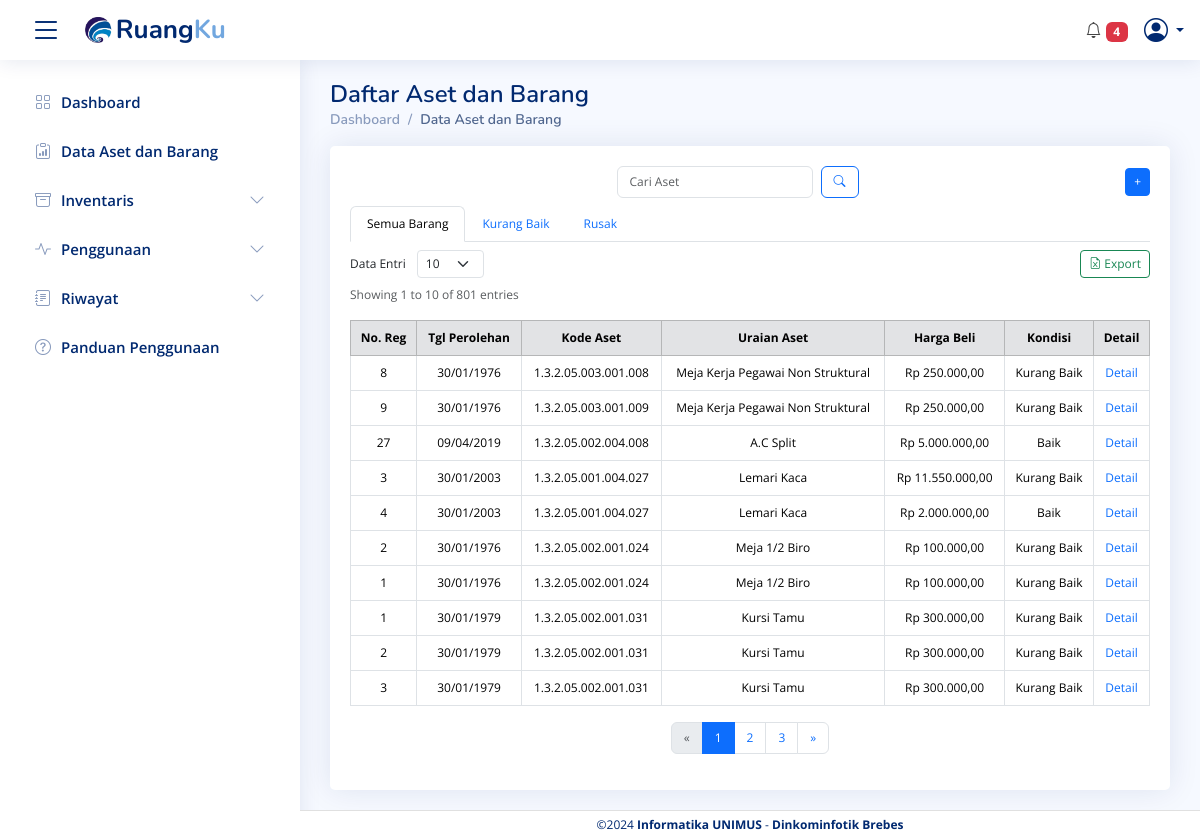
/Data_barang.php, run on the app's committed database.
### tables this page shows
CREATE TABLE `data_barang` (
  `id_barang_pemda` varchar(50) NOT NULL,
  `kode_barang` varchar(50) NOT NULL,
  `nama_barang` varchar(100) NOT NULL,
  `no_regristrasi` varchar(50) DEFAULT NULL,
  `kode_pemilik` varchar(50) DEFAULT NULL,
  `id_ruang_asal` varchar(100) DEFAULT NULL,
  `nama_ruang_asal` varchar(100) DEFAULT NULL,
  `bidang_ruang_asal` varchar(100) DEFAULT NULL,
  `tempat_ruang_asal` varchar(100) DEFAULT NULL,
  `id_ruang_sekarang` varchar(100) DEFAULT NULL,
  `bidang_ruang_sekarang` varchar(100) DEFAULT NULL,
  `tempat_ruang_sekarang` varchar(100) DEFAULT NULL,
  `tgl_pembelian` date DEFAULT NULL,
  `tgl_pembukuan` date DEFAULT NULL,
  `merk` varchar(100) DEFAULT NULL,
  `type` varchar(100) DEFAULT NULL,
  `kategori` varchar(100) DEFAULT NULL,
  `ukuran_CC` varchar(50) DEFAULT NULL,
  `no_pabrik` varchar(50) DEFAULT NULL,
  `no_rangka` varchar(50) DEFAULT NULL,
  `no_bpkb` varchar(50) DEFAULT NULL,
  `bahan` varchar(100) DEFAULT NULL,
  `no_mesin` varchar(50) DEFAULT NULL,
  `no_polisi` varchar(50) DEFAULT NULL,
  `masa_stnk` date DEFAULT NULL,
  `masa_no_polisi` date DEFAULT NULL,
  `status_stnk` varchar(20) DEFAULT NULL,
  `status_no_polisi` varchar(20) DEFAULT NULL,
  `tgl_bayar_stnk` date DEFAULT NULL,
  `tgl_bayar_no_polisi` date DEFAULT NULL,
  `pengguna` varchar(1000) DEFAULT NULL,
  `kondisi_barang` varchar(50) DEFAULT NULL,
  `masa_manfaat` varchar(50) DEFAULT NULL,
  `harga_awal` decimal(15,2) DEFAULT NULL,
  `harga_total` decimal(15,2) DEFAULT NULL,
  `keterangan` text,
  `foto_barang` varchar(255) DEFAULT NULL,
  `nama_ruang_sekarang` varchar(100) DEFAULT NULL
);

### proses/barang/get data/get_data_barang_default.php (called while the page is built, shortened)
<?php include('koneksi/koneksi.php'); ?>
<?php
$limit = isset($_GET['limit']) ? (int)$_GET['limit'] : 10;
$page = isset($_GET['page']) ? (int)$_GET['page'] : 1;
$start = ($page - 1) * $limit;
$search_params = [];
$param_types = "";
$active_tab = isset($_GET['tab']) ? $_GET['tab'] : 'data_barang';
$combined_condition = "";
$sql = "SELECT id_barang_pemda, kondisi_barang, keterangan, harga_awal, no_regristrasi,
               tgl_pembelian, kode_barang, harga_total, nama_barang
        FROM data_barang
        $combined_condition
        LIMIT ?, ?";
$stmt = mysqli_prepare($conn, $sql);
$param_types .= "ii";
array_push($search_params, $start, $limit);
mysqli_stmt_bind_param($stmt, $param_types, ...$search_params);
mysqli_stmt_execute($stmt);
$result = mysqli_stmt_get_result($stmt);
$count_sql = "SELECT COUNT(*) AS total FROM data_barang $combined_condition";
$count_stmt = mysqli_prepare($conn, $count_sql);
mysqli_stmt_execute($count_stmt);
$count_result = mysqli_stmt_get_result($count_stmt);
$total_records = mysqli_fetch_assoc($count_result)['total'];
$total_pages = ceil($total_records / $limit);
$range = 2;
$start_page = max(1, $page - $range);
$end_page = min($total_pages, $page + $range);
?>

### Data_barang.php (the view, shortened to what this page needs)
<?php
include("component/header.php");
include("proses/barang/get data/get_data_barang_default.php");
?>
</html>
<main id="main" class="main">
  <div class="pagetitle">
    <h1>Daftar Aset dan Barang</h1>
    <nav>
      <ol class="breadcrumb">
        <li class="breadcrumb-item"><a href="data_barang.php">Dashboard</a></li>
        <li class="breadcrumb-item active">Data Aset dan Barang</li>
      </ol>
    </nav>
  </div>
  <div class="card">
    <div class="card-body" style="padding-top: 20px;">
      <div class="d-flex justify-content-between align-items-center mb-2">
        <div class="flex-grow-1 d-flex justify-content-center">
          <div class="search-bar position-relative">
            <form class="search-form d-flex align-items-center" method="GET" action="">
              <input type="text" id="search-input" name="query" placeholder="Cari Aset" title="Cari Aset" class="form-control pe-5" value="<?= isset($_GET['query']) ? htmlspecialchars($_GET['query']) : ''; ?>" oninput="toggleClearButton()">
              <button type="submit" title="Cari" class="btn btn-outline-primary ms-2">
                <i class="bi bi-search"></i>
              </button>
            </form>
          </div>
        </div>
        <div>
          <a href="frm_tambah_barang.php" class="btn btn-primary btn-sm" data-bs-toggle="tooltip" data-bs-placement="top" data-bs-original-title="Tambah Aset / Barang">+</a>
        </div>
      </div>
      <ul class="nav nav-tabs" id="myTab" role="tablist">
        <li class="nav-item" role="presentation">
          <a class="nav-link <?= ($active_tab == 'data_barang') ? 'active' : ''; ?>" href="?tab=data_barang&limit=<?= $limit ?>&query=<?= urlencode($_GET['query'] ?? '') ?>&page=1" role="tab">Semua Barang</a>
        </li>
        <li class="nav-item" role="presentation">
          <a class="nav-link <?= ($active_tab == 'barang_kurang_baik') ? 'active' : ''; ?>" href="?tab=barang_kurang_baik&limit=<?= $limit ?>&query=<?= urlencode($_GET['query'] ?? '') ?>&page=1" role="tab">Kurang Baik</a>
        </li>
        <li class="nav-item" role="presentation">
          <a class="nav-link <?= ($active_tab == 'barang_rusak') ? 'active' : ''; ?>" href="?tab=barang_rusak&limit=<?= $limit ?>&query=<?= urlencode($_GET['query'] ?? '') ?>&page=1" role="tab">Rusak</a>
        </li>
      </ul>
      <div class="tab-content pt-2" id="myTabContent">
        <div class="tab-pane fade <?= ($active_tab == 'data_barang') ? 'show active' : ''; ?>" id="data_barang" role="tabpanel">
          <div class="d-flex justify-content-between align-items-center mb-2">
            <div>
              <form method="GET" action="">
                <label for="entries" class="me-2">Data Entri</label>
                <select name="limit" id="entries" onchange="this.form.submit()" class="form-select form-select-sm" style="width: auto; display: inline-block;">
                  <option value="10" <?= ($limit == 10) ? 'selected' : ''; ?>>10</option>
                </select>
              </form>
            </div>
            <div>
              <a href="proses/barang/export_barang_xls.php" class="btn btn-outline-success btn-sm" data-bs-toggle="tooltip" data-bs-placement="top" data-bs-original-title="Unduh Data Aset">
                <i class="bi bi-file-earmark-excel"></i> Export
              </a>
            </div>
          </div>
          <?php
          $end = min($start + $limit, $total_records);
          echo "<p class='text-muted'>Showing " . ($start + 1) . " to " . $end . " of " . $total_records . " entries</p>";
          ?>
          <div class="table-responsive">
            <table class="table table-bordered">
              <thead class="table-secondary text-center">
                <tr>
                  <th scope="col">No. Reg</th>
                  <th scope="col">Tgl Perolehan</th>
                  <th scope="col">Kode Aset</th>
                  <th scope="col">Uraian Aset</th>
                  <th scope="col">Harga Beli</th>
                  <th scope="col">Kondisi</th>
                  <th scope="col">Detail</th>
                </tr>
              </thead>
              <tbody>
                <?php
                if (mysqli_num_rows($result) > 0) {
                  while ($row = mysqli_fetch_assoc($result)) {
                    echo "<tr class='text-center'>
                      <td>{$row['no_regristrasi']}</td>
                      <td>" . date('d/m/Y', strtotime($row['tgl_pembelian'])) . "</td>
                      <td>{$row['kode_barang']}</td>
                      <td>{$row['nama_barang']}</td>
                      <td>Rp " . number_format($row['harga_awal'], 2, ',', '.') . "</td>
                      <td>{$row['kondisi_barang']}</td>
                      <td><a href='detail_barang.php?id_barang_pemda={$row['id_barang_pemda']}' class='text-primary'>Detail</a></td>
                    </tr>";
                  }
                } else {
                  echo "<tr><td colspan='7' class='text-center'>Tidak ada data yang ditemukan</td></tr>";
                }
                ?>
              </tbody>
            </table>
          </div>
          <?php if ($total_pages > 1) : ?>
            <nav aria-label="Page navigation">
              <ul class="pagination justify-content-center">
                <li class="page-item <?= ($page <= 1) ? 'disabled' : '' ?>">
                  <a class="page-link" href="?page=<?= ($page > 1) ? ($page - 1) : 1 ?>&limit=<?= $limit ?>&query=<?= urlencode($_GET['query'] ?? '') ?>&tab=<?= $active_tab ?>" aria-label="Previous" title="Previous">
                    <span aria-hidden="true">&laquo;</span>
                  </a>
                </li>
                <?php for ($i = $start_page; $i <= $end_page; $i++) : ?>
                  <li class="page-item <?= ($page == $i) ? 'active' : '' ?>">
                    <a class="page-link" href="?page=<?= $i ?>&limit=<?= $limit ?>&query=<?= urlencode($_GET['query'] ?? '') ?>&tab=<?= $active_tab ?>"><?= $i ?></a>
                  </li>
                <?php endfor; ?>
                <li class="page-item <?= ($page >= $total_pages) ? 'disabled' : '' ?>">
                  <a class="page-link" href="?page=<?= ($page < $total_pages) ? ($page + 1) : $total_pages ?>&limit=<?= $limit ?>&query=<?= urlencode($_GET['query'] ?? '') ?>&tab=<?= $active_tab ?>" aria-label="Next" title="Next">
                    <span aria-hidden="true">&raquo;</span>
                  </a>
                </li>
              </ul>
            </nav>
          <?php endif; ?>
        </div>
      </div>
    </div>
  </div>
</main>
<?php include("component/footer.php"); ?>

### css/style.css (style rules this page uses)
:root { scroll-behavior: smooth; }
body { font-family: "Open Sans", sans-serif; background: #f6f9ff; color: #444444; }
a { color: #4154f1; text-decoration: none; }
h1, h2, h3, h4, h5, h6 { font-family: "Nunito", sans-serif; }
#main { margin-top: 60px; padding: 20px 30px; transition: all 0.3s; }
.pagetitle { margin-bottom: 10px; }
.pagetitle h1 { font-size: 24px; margin-bottom: 0; font-weight: 600; color: #012970; }
.card { margin-bottom: 30px; border: none; border-radius: 5px; box-shadow: 0px 0 30px rgba(1, 41, 112, 0.1); }
.card-body { padding: 0 20px 20px 20px; }
.breadcrumb { font-size: 14px; font-family: "Nunito", sans-serif; color: #899bbd; font-weight: 600; }
.breadcrumb a { color: #899bbd; transition: 0.3s; }
.breadcrumb .breadcrumb-item::before { color: #899bbd; }
.breadcrumb .active { color: #51678f; font-weight: 600; }
@media (min-width: 1200px) { #main, #footer { margin-left: 300px; } }

### css/kita.css (style rules this page uses)
.card { margin-bottom: 30px; border: none; border-radius: 5px; box-shadow: 0px 0 30px rgba(1, 41, 112, 0.1); }
.tab-content { position: relative; z-index: 1; }
.tab-pane { display: none; }
.tab-pane.show { display: block; }

### component/header.php (style rules this page uses)
.card-body * { font-size: 12px !important; }
.tab-content { position: relative; z-index: 1; }
.tab-pane { display: none; }
.tab-pane.show { display: block; }

### data on the page
data_barang: no_regristrasi "8", tgl_pembelian "30/01/1976", kode_barang "1.3.2.05.003.001.008", nama_barang "Meja Kerja Pegawai Non Struktural", harga_awal "250.000,00", kondisi_barang "Kurang Baik"
data_barang: no_regristrasi "9", tgl_pembelian "30/01/1976", kode_barang "1.3.2.05.003.001.009", nama_barang "Meja Kerja Pegawai Non Struktural", harga_awal "250.000,00", kondisi_barang "Kurang Baik"
data_barang: no_regristrasi "27", tgl_pembelian "09/04/2019", kode_barang "1.3.2.05.002.004.008", nama_barang "A.C Split", harga_awal "5.000.000,00", kondisi_barang "Baik"
data_barang: no_regristrasi "3", tgl_pembelian "30/01/2003", kode_barang "1.3.2.05.001.004.027", nama_barang "Lemari Kaca", harga_awal "11.550.000,00", kondisi_barang "Kurang Baik"
data_barang: no_regristrasi "4", tgl_pembelian "30/01/2003", kode_barang "1.3.2.05.001.004.027", nama_barang "Lemari Kaca", harga_awal "2.000.000,00", kondisi_barang "Baik"
data_barang: no_regristrasi "2", tgl_pembelian "30/01/1976", kode_barang "1.3.2.05.002.001.024", nama_barang "Meja 1/2 Biro", harga_awal "100.000,00", kondisi_barang "Kurang Baik"
data_barang: no_regristrasi "1", tgl_pembelian "30/01/1976", kode_barang "1.3.2.05.002.001.024", nama_barang "Meja 1/2 Biro", harga_awal "100.000,00", kondisi_barang "Kurang Baik"
data_barang: no_regristrasi "1", tgl_pembelian "30/01/1979", kode_barang "1.3.2.05.002.001.031", nama_barang "Kursi Tamu", harga_awal "300.000,00", kondisi_barang "Kurang Baik"
data_barang: no_regristrasi "2", tgl_pembelian "30/01/1979", kode_barang "1.3.2.05.002.001.031", nama_barang "Kursi Tamu", harga_awal "300.000,00", kondisi_barang "Kurang Baik"
data_barang: no_regristrasi "3", tgl_pembelian "30/01/1979", kode_barang "1.3.2.05.002.001.031", nama_barang "Kursi Tamu", harga_awal "300.000,00", kondisi_barang "Kurang Baik"

### other printed values
$count_unpaid_tax + $count_unpaid_tax2 "4"
$start + 1 "1"
$end "10"
$total_records "801"
